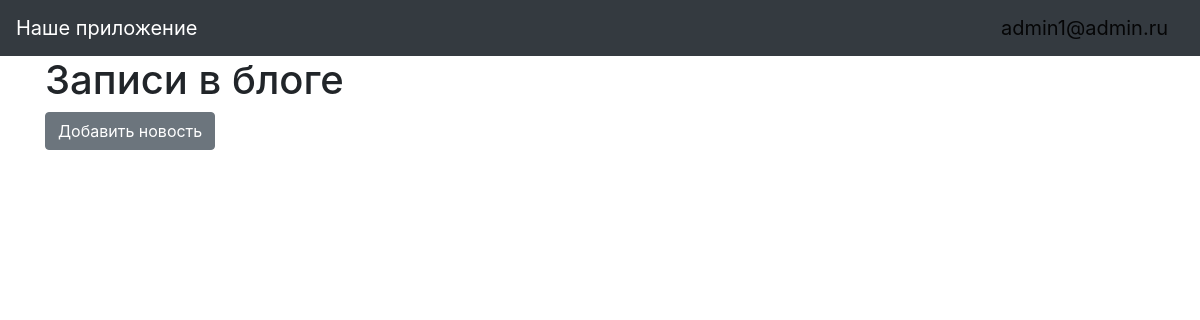
Page /for_admin (signed in) on the earlier database version.
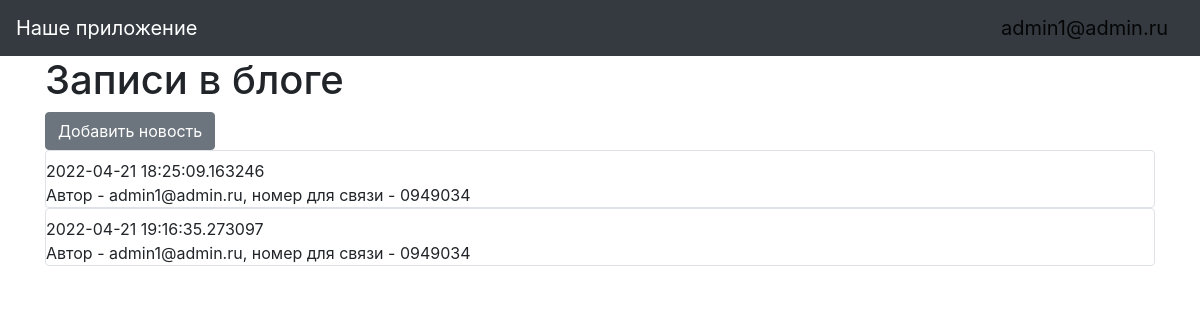
Same page on the later database version.
### data/orders.py (models this page shows)
class Orders(SqlAlchemyBase):
    __tablename__ = 'orders'
    id = sqlalchemy.Column(sqlalchemy.Integer,
                           primary_key=True, autoincrement=True)
    created_date = sqlalchemy.Column(sqlalchemy.DateTime,
                                     default=datetime.datetime.now)
    bringing_time = sqlalchemy.Column(sqlalchemy.DateTime, nullable=True)
    user_id = sqlalchemy.Column(sqlalchemy.Integer,
                                sqlalchemy.ForeignKey("users.id"))
    user = orm.relation('User')

### data/users.py (models this page shows, shortened)
class User(SqlAlchemyBase, UserMixin):
    __tablename__ = 'users'
    id = sqlalchemy.Column(sqlalchemy.Integer,
                           primary_key=True, autoincrement=True)
    name = sqlalchemy.Column(sqlalchemy.String, nullable=False)
    surname = sqlalchemy.Column(sqlalchemy.String, nullable=False)
    email = sqlalchemy.Column(sqlalchemy.String,
                              index=True, unique=True, nullable=True)
    phone = sqlalchemy.Column(sqlalchemy.String,
                              index=True, unique=True, nullable=False)
    hashed_password = sqlalchemy.Column(sqlalchemy.String, nullable=False)
    created_date = sqlalchemy.Column(sqlalchemy.DateTime,
                                     default=datetime.datetime.now)
    orders = orm.relation("Orders", back_populates='user')

### main.py (the view)
@app.route("/for_admin")
def index():
    db_sess = db_session.create_session()
    orders = db_sess.query(Orders).all()
    if current_user.is_authenticated and current_user.email == 'admin1@admin.ru':
        return render_template("for_admin.html", orders=orders)
    else:
        return redirect('/')

### data/db_session.py (called while the page is built)
def create_session() -> Session:
    global __factory
    return __factory()

### main.py (called while the page is built)
@login_manager.user_loader
def load_user(user_id):
    db_sess = db_session.create_session()
    return db_sess.query(User).get(user_id)

### templates/for_admin.html (shortened to what this page needs)
{% extends "base.html" %}
{% block content %}
<h1>Записи в блоге</h1>
{% if current_user.is_authenticated %}
    <a href="make_order" class="btn btn-secondary">Добавить новость</a>
{% endif %}
{% for item in orders%}
<div class="col-md6 border rounded">
    <div>
        {{item.bringing_time}}
    </div>
    <div>
        Автор - {{item.user.name}}, номер для связи - {{item.user.phone}}
    </div>
</div>
{% endfor %}
{% endblock %}

Differences in the rows shown:
added Orders: bringing_time "2022-04-21 18:25:09.163246", user.name "admin1@admin.ru", user.phone "0949034"
added Orders: bringing_time "2022-04-21 19:16:35.273097", user.name "admin1@admin.ru", user.phone "0949034"
